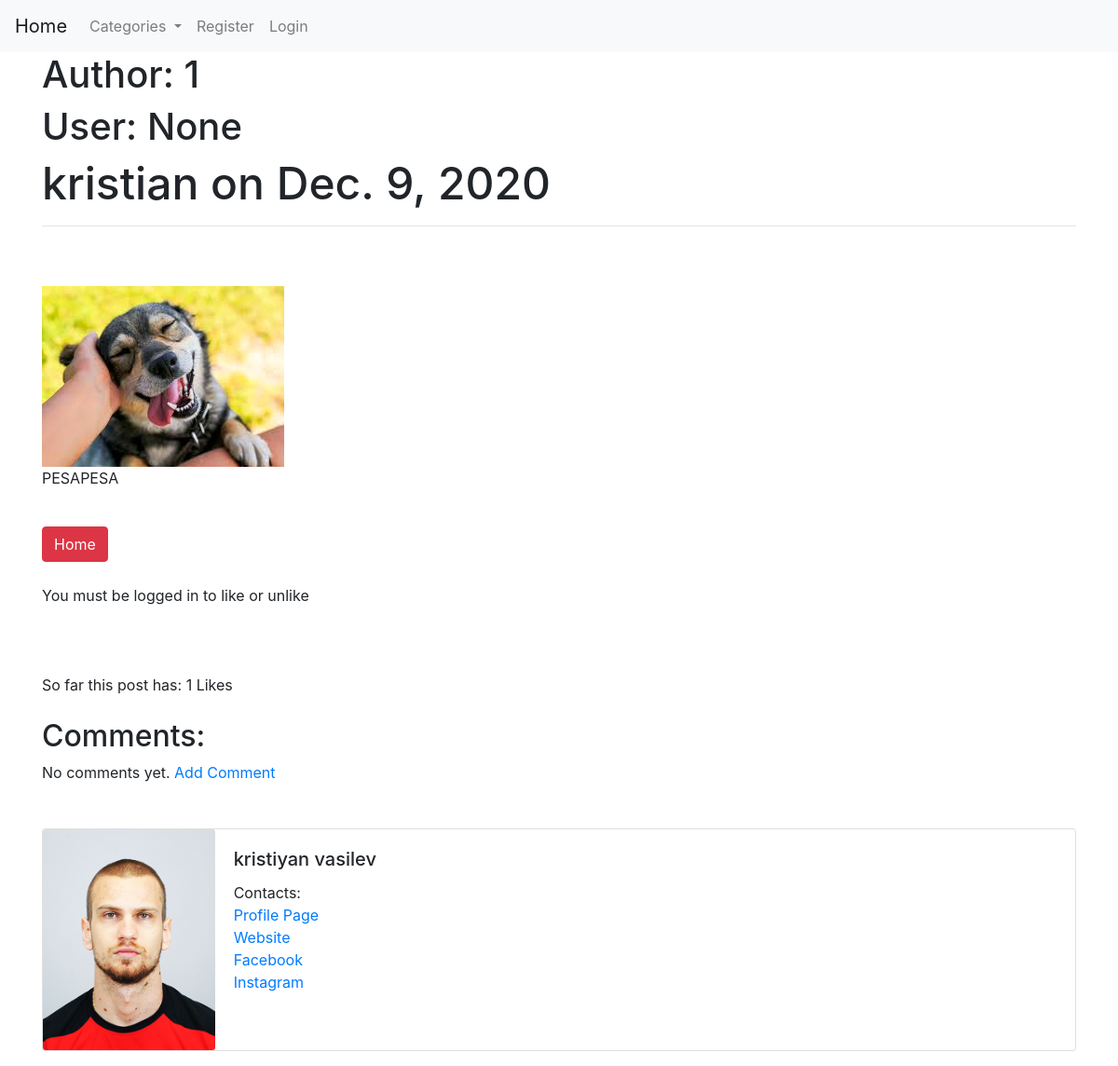
Before: /details/56 with the older database file.
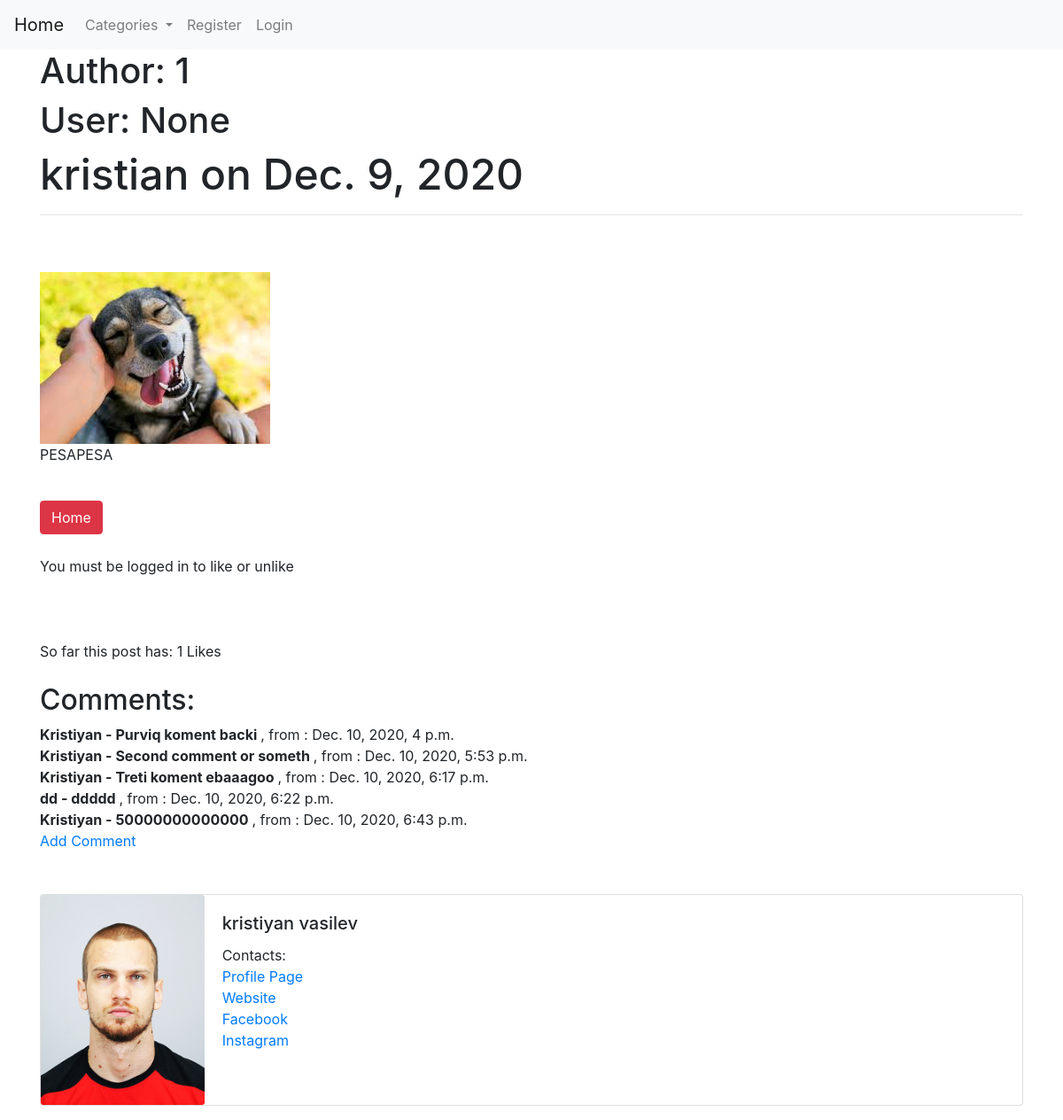
After: the same page with the newer database file.
### final/models.py (models this page shows, shortened)
class Post(models.Model):
    title = models.CharField(max_length=20)
    title_tag = models.CharField(max_length=20, default='Crypto Blog')
    author = models.ForeignKey(User, on_delete=models.CASCADE)
    body = RichTextField(blank=True, null=True)
    date = models.DateField(auto_now_add=True)
    category = models.CharField(max_length=200, default='coding')
    snippet = models.CharField(max_length=200)
    likes = models.ManyToManyField(User, related_name='block_post')
    header_image = models.ImageField(null=True, blank=True, upload_to='images/')
    def total_likes(self):
        return self.likes.count()

class Profile(models.Model):
    user = models.OneToOneField(User, null=True, on_delete=models.CASCADE)
    bio = models.TextField()
    profile_pic = models.ImageField(null=True, blank=True, upload_to='images/profile/')
    website_url = models.CharField(max_length=200, null=True, blank=True)
    facebook_url = models.CharField(max_length=200, null=True, blank=True)
    instagram_url = models.CharField(max_length=200, null=True, blank=True)

class Comment(models.Model):
    post = models.ForeignKey(Post, related_name='comments', on_delete=models.CASCADE)
    name = models.CharField(max_length=255)
    body = models.TextField()
    date_added = models.DateTimeField(auto_now_add=True)

### final/views.py (the view)
# urls.py: path('details/<int:pk>', ArticleDetailView.as_view(), name='article_detail'),
class ArticleDetailView(DetailView):
    model = Post
    template_name = 'article_details.html'
    cats = Category.objects.all()
    def get_context_data(self, *args, **kwargs):
        cat_menu = Category.objects.all()
        that_one = get_object_or_404(Post, id=self.kwargs['pk'])
        total_likes = that_one.total_likes()
        liked = False
        if that_one.likes.filter(id=self.request.user.id).exists():
            liked = True
        context = super(ArticleDetailView, self).get_context_data(*args, **kwargs)
        context['cat_menu'] = cat_menu
        context['total_likes'] = total_likes
        context['liked'] = liked
        return context

### final/models.py (called while the page is built)
    def __str__(self):
        return f"{self.name.lower()}"

### templates/article_details.html (shortened to what this page needs)
{% extends 'base.html' %}
{% load static %}
{% block content %}
    <h1>Author: {{ post.author.id }}</h1>
    <h1>User: {{ user.id }}</h1>
    <body>
    <h1><big> {{ post.author }} on {{ post.date }} </big></h1>
    <hr>
    <div>
        <br>
        {% if post.header_image %}
            <img src="{{ post.header_image.url }}">
        {% endif %}
        <br>
        {{ post.body|safe }}
    </div>
    <br>
    <a href="{% url 'home' %}" class="btn btn-danger"> Home </a>
    </body>
    <br>
    <br>
    {% if user.is_authenticated %}
        <form action="{% url 'like_post' post.pk %}" method="POST">
            {% csrf_token %}
            {% if liked %}
                <button type="submit" , name="post_id" , value="{{ post.id }}" ,
                        class="btn btn-success btn-sm">Unlike
                </button>
            {% else %}
                <button type="submit" , name="post_id" , value="{{ post.id }}" ,
                        class="btn btn-primary btn-sm">Like
                </button>
            {% endif %}
        </form>
    {% else %}
        You must be logged in to like or unlike <br> <br>
    {% endif %}
    <br>
    <br>
    So far this post has: {{ total_likes }} Likes <br><br>
    <h2>Comments:</h2>
    {% if not post.comments.all %}
    No comments yet. <a href="{% url 'add_comment' post.pk %}">Add Comment</a>
    {% else %}
        {% for comment in post.comments.all %}
            <strong> {{ comment.name }} - {{ comment.body }} </strong>, from : {{ comment.date_added }}
            <br>
        {% endfor %}
        <a href="{% url 'add_comment' post.pk %}">Add Comment</a>
    {% endif %}
    <br><br><br>
    <div class="card mb-3">
        <div class="row no-gutters">
            <div class="col-md-2">
                {% if post.author.profile.profile_pic %}
                    <img src="{{ post.author.profile.profile_pic.url }}" class="card-img">
                {% else %}
                    <img src="{% static 'final/images/generic_user.jpg' %}" class="card-img">
                {% endif %}
            </div>
            <div class="col-md-8">
                <div class="card-body">
                    <h5 class="card-title">{{ post.author.first_name }} {{ post.author.last_name }}</h5>
                    <p class="card-text">Contacts:<br>
                        <a href="{% url 'show_profile' post.author.profile.id %}"> Profile Page </a><br>
                        <a href="{{ post.author.profile.website_url }}"> Website </a><br>
                        <a href="{{ post.author.profile.facebook_url }}"> Facebook </a><br>
                        <a href="{{ post.author.profile.instagram_url }}"> Instagram </a><br>
                    </p>
                </div>
            </div>
        </div>
    </div>
{% endblock %}

### templates/base.html (shortened to what this page needs)
<!doctype html>
<html lang="en">
<head>
    <link rel="stylesheet" href="https://cdn.jsdelivr.net/npm/bootstrap@4.5.3/dist/css/bootstrap.min.css"
>
</head>
<body>
<nav class="navbar navbar-expand-lg navbar-light bg-light">
    <a class="navbar-brand" href="{% url 'home' %}">Home</a>
    <div class="collapse navbar-collapse" id="navbarSupportedContent">
        <ul class="navbar-nav mr-auto">
            {% if cat_menu %}
                <li class="nav-item dropdown">
                    <a class="nav-link dropdown-toggle" href="#" id="navbarDropdown" role="button"
                       data-toggle="dropdown"
                       aria-haspopup="true" aria-expanded="false">
                        Categories
                    </a>
                </li>
            {% else %}
                <li class="nav-item">
                    <a class="nav-link" href="{% url 'category-list' %}">Categories</a>
                </li>
            {% endif %}
            {% if user.is_authenticated %}
                <li class="nav-item">
                    <a class="nav-link" href="{% url 'create_post' %}">Add Post</a>
                </li>
                <li class="nav-item">
                    <a class="nav-link" href="{% url 'create_category' %}">Add Category</a>
                </li>
                <li class="nav-item">
                    <a class="nav-link" href="{% url 'logout' %}">Logout</a>
                </li>
            {% else %}
                <li class="nav-item">
                    <a class="nav-link" href="{% url 'register' %}">Register</a>
                </li>
                <li class="nav-item">
                    <a class="nav-link" href="{% url 'login' %}">Login</a>
                </li>
            {% endif %}
        </ul>
    </div>
</nav>
<div class="container">
    {% block content %}
    {% endblock %}
</div>
</body>
</html>

Changed rows visible on the page:
added Comment: name "Kristiyan", body "Purviq koment backi", date_added "Dec. 10, 2020, 4 p.m."
added Comment: name "Kristiyan", body "Second comment or someth", date_added "Dec. 10, 2020, 5:53 p.m."
added Comment: name "Kristiyan", body "Treti koment ebaaagoo", date_added "Dec. 10, 2020, 6:17 p.m."
added Comment: name "dd", body "ddddd", date_added "Dec. 10, 2020, 6:22 p.m."
added Comment: name "Kristiyan", body "50000000000000", date_added "Dec. 10, 2020, 6:43 p.m."
Other visible differences:
text no longer shown: "No comments yet."
